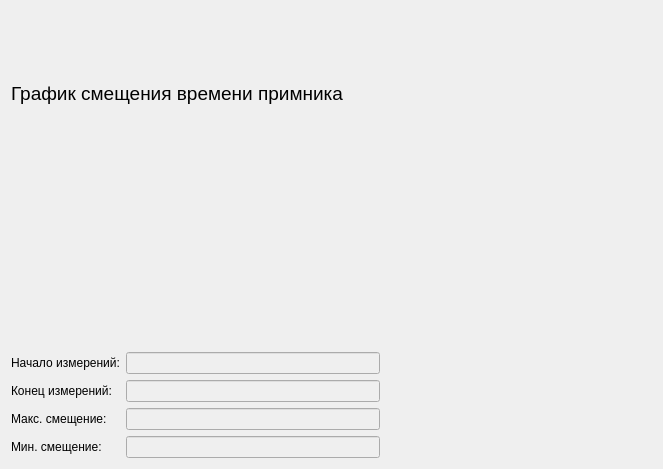
<?xml version="1.0" encoding="UTF-8"?>
<ui version="4.0">
 <class>TimeGraph</class>
 <widget class="QWidget" name="TimeGraph">
  <property name="geometry">
   <rect>
    <x>0</x>
    <y>0</y>
    <width>663</width>
    <height>469</height>
   </rect>
  </property>
  <property name="windowTitle">
   <string>TimeBias</string>
  </property>
  <layout class="QGridLayout" name="gridLayout">
   <item row="3" column="2">
    <spacer name="horizontalSpacer_2">
     <property name="orientation">
      <enum>Qt::Horizontal</enum>
     </property>
     <property name="sizeHint" stdset="0">
      <size>
       <width>40</width>
       <height>20</height>
      </size>
     </property>
    </spacer>
   </item>
   <item row="3" column="0">
    <widget class="QLabel" name="label_3">
     <property name="text">
      <string>Конец измерений:</string>
     </property>
    </widget>
   </item>
   <item row="1" column="0" colspan="5">
    <widget class="QwtPlot" name="timePlot"/>
   </item>
   <item row="3" column="1">
    <widget class="QLineEdit" name="stopTime_line">
     <property name="enabled">
      <bool>false</bool>
     </property>
    </widget>
   </item>
   <item row="4" column="1">
    <widget class="QLineEdit" name="maxBias_line">
     <property name="enabled">
      <bool>false</bool>
     </property>
    </widget>
   </item>
   <item row="2" column="2">
    <spacer name="horizontalSpacer">
     <property name="orientation">
      <enum>Qt::Horizontal</enum>
     </property>
     <property name="sizeHint" stdset="0">
      <size>
       <width>40</width>
       <height>20</height>
      </size>
     </property>
    </spacer>
   </item>
   <item row="2" column="0">
    <widget class="QLabel" name="label_2">
     <property name="text">
      <string>Начало измерений:</string>
     </property>
    </widget>
   </item>
   <item row="0" column="0" colspan="5">
    <widget class="QLabel" name="label">
     <property name="font">
      <font>
       <pointsize>14</pointsize>
      </font>
     </property>
     <property name="text">
      <string>График смещения времени примника</string>
     </property>
    </widget>
   </item>
   <item row="2" column="1">
    <widget class="QLineEdit" name="startTime_line">
     <property name="enabled">
      <bool>false</bool>
     </property>
    </widget>
   </item>
   <item row="4" column="0">
    <widget class="QLabel" name="label_4">
     <property name="text">
      <string>Макс. смещение: </string>
     </property>
    </widget>
   </item>
   <item row="5" column="0">
    <widget class="QLabel" name="label_5">
     <property name="text">
      <string>Мин. смещение: </string>
     </property>
    </widget>
   </item>
   <item row="5" column="1">
    <widget class="QLineEdit" name="minBias_line">
     <property name="enabled">
      <bool>false</bool>
     </property>
    </widget>
   </item>
   <item row="4" column="2">
    <spacer name="horizontalSpacer_3">
     <property name="orientation">
      <enum>Qt::Horizontal</enum>
     </property>
     <property name="sizeHint" stdset="0">
      <size>
       <width>40</width>
       <height>20</height>
      </size>
     </property>
    </spacer>
   </item>
   <item row="5" column="2">
    <spacer name="horizontalSpacer_4">
     <property name="orientation">
      <enum>Qt::Horizontal</enum>
     </property>
     <property name="sizeHint" stdset="0">
      <size>
       <width>40</width>
       <height>20</height>
      </size>
     </property>
    </spacer>
   </item>
  </layout>
 </widget>
 <customwidgets>
  <customwidget>
   <class>QwtPlot</class>
   <extends>QFrame</extends>
   <header>qwt_plot.h</header>
   <container>1</container>
  </customwidget>
 </customwidgets>
 <resources/>
 <connections/>
</ui>
